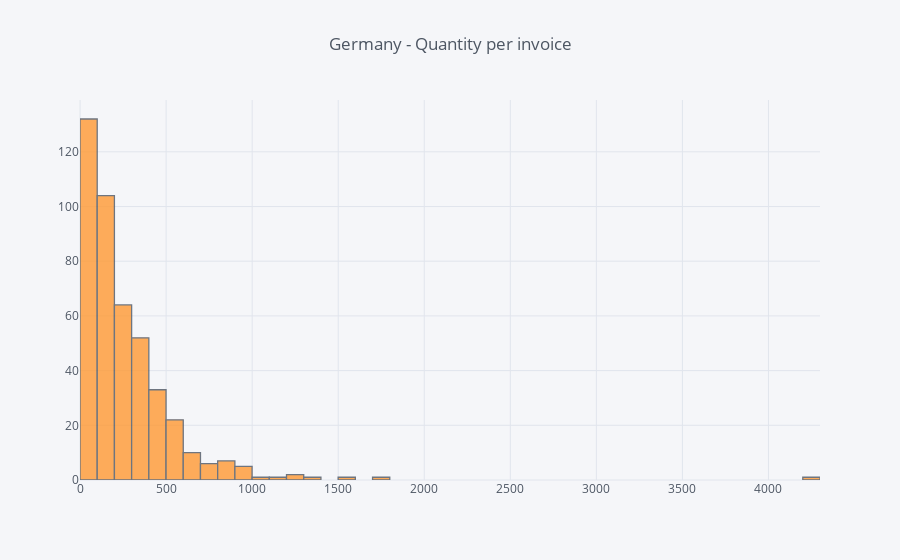

Notebook cell for this chart:
### Code cell
ger = df[df.Country=='Germany']
ger = ger.groupby('InvoiceNo').sum()
display(ger.head())
ger = ger[['Quantity']]
ger.iplot(kind='hist', title='Germany - Quantity per invoice')

### Figure 1 — Plotly figure (JSON) as saved in the notebook; plotly's stock layout.template omitted (floating-point values rounded to 4 significant figures; data arrays with more than 128 entries replaced by an {"elided": "..."} marker saying what was removed)
{"data": [{"histfunc": "count", "histnorm": "", "marker": {"color": "rgba(255, 153, 51, 1.0)", "line": {"color": "#4D5663", "width": 1.3}}, "name": "Quantity", "opacity": 0.8, "orientation": "v", "type": "histogram", "uid": "44637fd7-39c4-47f1-b205-0ddcb64c3f0a", "x": {"elided": "443 int values"}}], "layout": {"barmode": "overlay", "legend": {"bgcolor": "#F5F6F9", "font": {"color": "#4D5663"}}, "paper_bgcolor": "#F5F6F9", "plot_bgcolor": "#F5F6F9", "title": {"font": {"color": "#4D5663"}, "text": "Germany - Quantity per invoice"}, "xaxis": {"gridcolor": "#E1E5ED", "showgrid": true, "tickfont": {"color": "#4D5663"}, "title": {"font": {"color": "#4D5663"}, "text": ""}, "zerolinecolor": "#E1E5ED"}, "yaxis": {"gridcolor": "#E1E5ED", "showgrid": true, "tickfont": {"color": "#4D5663"}, "title": {"font": {"color": "#4D5663"}, "text": ""}, "zerolinecolor": "#E1E5ED"}}}
